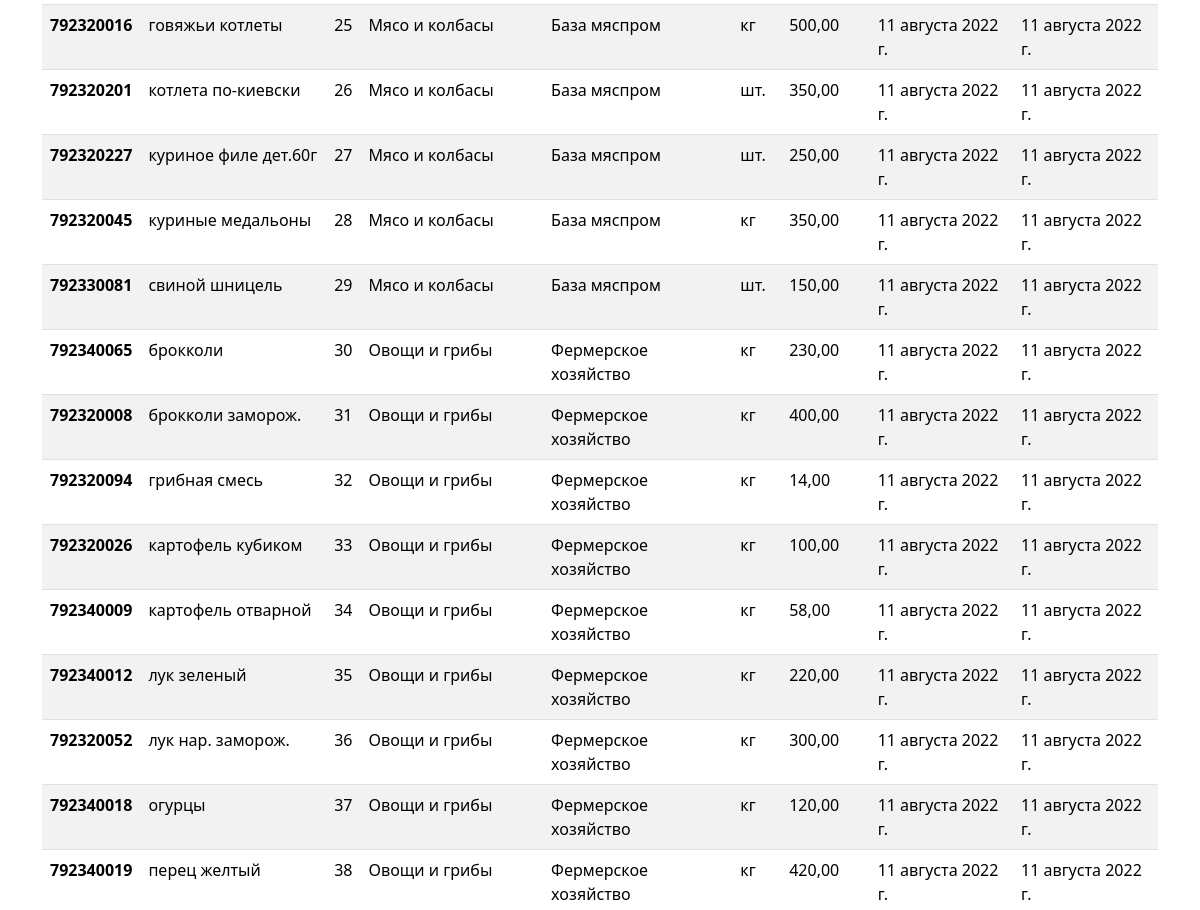
The page /items-list/ (middle part) on the database as committed earlier.
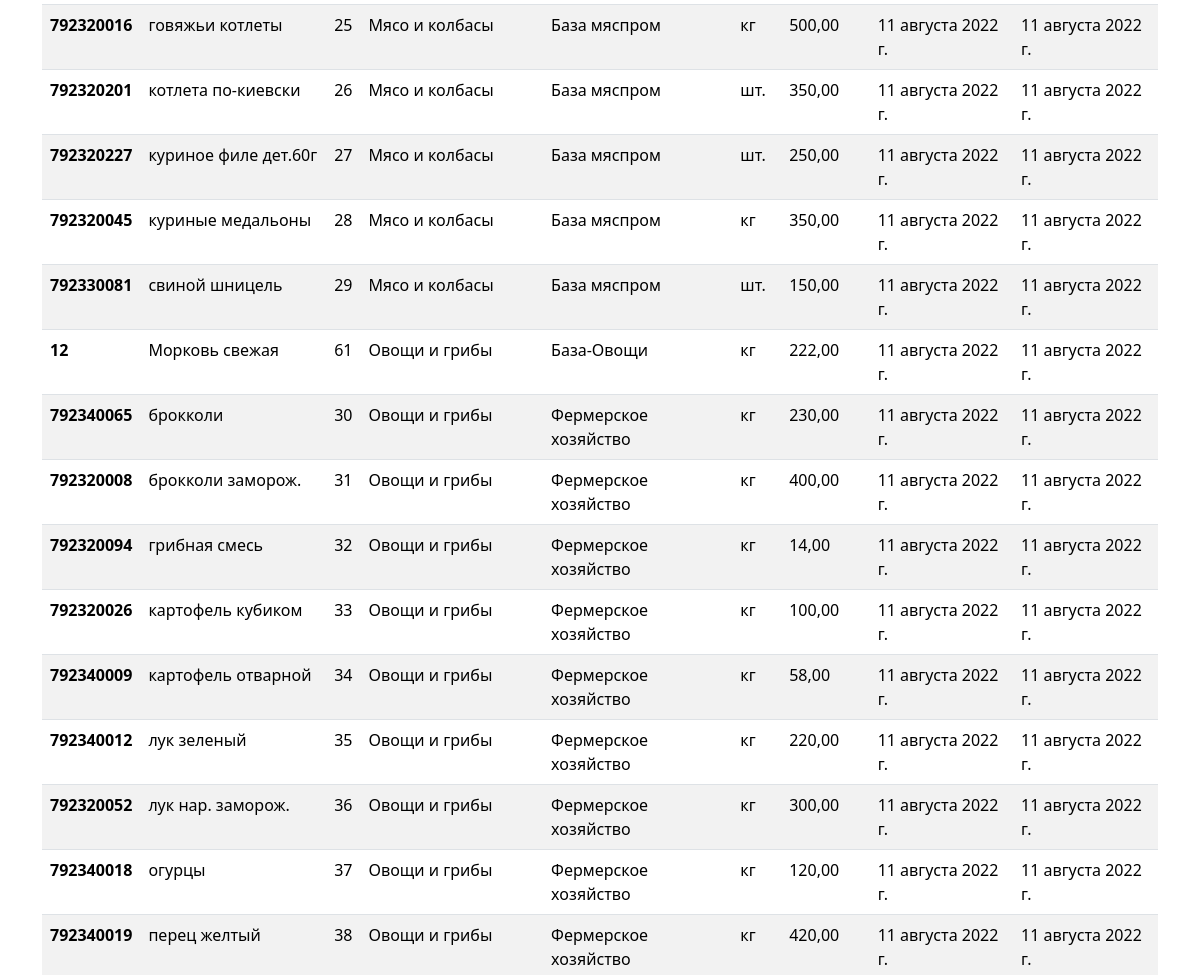
The same page on the database as committed later.
### register/models.py (models this page shows, shortened)
class Item(models.Model):
    code=models.DecimalField(max_digits=12, unique=True, help_text="Не более 12 знаков",decimal_places=0,null=True,verbose_name='Код')
    name = models.CharField(max_length=200, help_text="Не более 200 знаков", unique=True,db_index=True)
    category = models.ForeignKey(
        CategoryItem, related_name='item', on_delete=models.CASCADE)
    supplier=models.ForeignKey(Supplier, related_name='item',on_delete=models.CASCADE)
    unit = models.CharField(max_length=50, help_text="Не более 50 знаков", choices=UNITS ) # pounds, lbs, oz ,grams, etc
    unit_cost = models.DecimalField(max_digits=10, help_text="Не более 10 знаков",decimal_places=2)
    description = models.TextField(blank=True, null=True)
    available = models.BooleanField(default=True)
    slug= models.SlugField(max_length=255, verbose_name='Url', unique=True)
    created_date= models.DateField(auto_now_add=True, verbose_name='Создан',null=True)
    updated_date = models.DateField(auto_now=True,  verbose_name='Изменен', null=True)
    class Meta:
        ordering = ['category','name']
        verbose_name = 'Товар'
        verbose_name_plural = 'Товары'

class CategoryItem(models.Model):
    code= models.DecimalField(max_digits=5, help_text="Не более 5 цифр", decimal_places=0, unique=True,verbose_name='Код')
    name = models.CharField(max_length=200, help_text="Не более 200 знаков", db_index=True, verbose_name='Категория')
    slug= models.SlugField(max_length=255, verbose_name='Url', unique=True)
    class Meta:
        ordering = ['name']
        verbose_name = 'Категория товара'
        verbose_name_plural = 'Категории товаров'
    def __str__(self):
        return self.name

class Supplier(models.Model):
    code=models.CharField(max_length=4, null=True)
    name = models.CharField(max_length=200, help_text="Не более 200 знаков",db_index=True)
    slug= models.SlugField(max_length=255, verbose_name='Url', unique=True)
    address = models.CharField(max_length=220)
    contact=models.CharField(max_length=250, null=True)
    created_date = models.DateField(auto_now_add=True)
    class Meta:
        ordering = ['name']
        verbose_name = 'Поставщик'
        verbose_name_plural = 'Поставщики'
    def __str__(self):
        return self.name

### register/views.py (the view)
# urls.py: path('items-list/', ItemsListView.as_view(), name='items-list'),
class ItemsListView(ListView):
    model=Item
    template_name = 'register/items/items.html'
    context_object_name = 'items'

### register/templates/register/items/items.html (shortened to what this page needs)
{% extends 'base_simple.html' %}
{% load static %}
{% block content %}
<div class="container">
  <table class="table table-striped">
    <tbody>
      {% for item in items%}
      <tr>
        <th scope="row">{{item.code}}</th>
        <td>{{item.name}}</td>
        <td>{{item.id}}</td>
        <td>{{item.category}}</td>
        <td>{{item.supplier}}</td>
        <td>{{item.unit}}</td>
        <td>{{item.unit_cost}}</td>
        <td>{{item.created_date}}</td>
        <td>{{item.updated_date}}</td>
      </tr>
      {% endfor %}
    </tbody>
  </table>
</div>
{% endblock %}

Rows that differ between the two databases and show on the page:
added Item: code "12", name "Морковь свежая", id "61", category "Овощи и грибы", supplier "База-Овощи", unit "кг", unit_cost "222,00", created_date "11 августа 2022 г.", updated_date "11 августа 2022 г."
